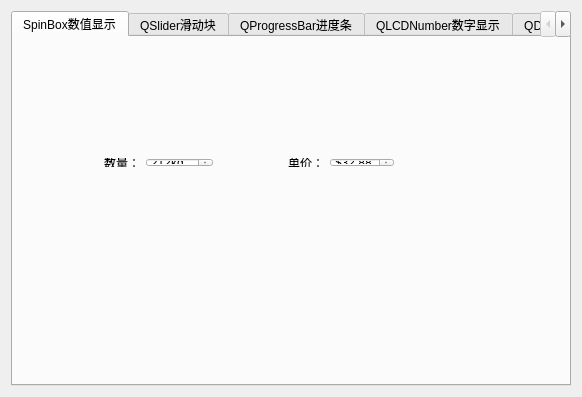
<?xml version="1.0" encoding="UTF-8"?>
<ui version="4.0">
 <class>CommonComponentClass</class>
 <widget class="QDialog" name="CommonComponentClass">
  <property name="geometry">
   <rect>
    <x>0</x>
    <y>0</y>
    <width>582</width>
    <height>397</height>
   </rect>
  </property>
  <property name="windowTitle">
   <string>CommonComponent</string>
  </property>
  <layout class="QHBoxLayout" name="horizontalLayout_2">
   <item>
    <widget class="QTabWidget" name="tabWidget">
     <property name="tabPosition">
      <enum>QTabWidget::North</enum>
     </property>
     <property name="tabShape">
      <enum>QTabWidget::Rounded</enum>
     </property>
     <property name="currentIndex">
      <number>0</number>
     </property>
     <property name="documentMode">
      <bool>false</bool>
     </property>
     <property name="tabsClosable">
      <bool>false</bool>
     </property>
     <property name="movable">
      <bool>false</bool>
     </property>
     <property name="tabBarAutoHide">
      <bool>false</bool>
     </property>
     <widget class="QWidget" name="tab">
      <attribute name="title">
       <string>SpinBox数值显示</string>
      </attribute>
      <widget class="QWidget" name="horizontalLayoutWidget">
       <property name="geometry">
        <rect>
         <x>80</x>
         <y>110</y>
         <width>381</width>
         <height>31</height>
        </rect>
       </property>
       <layout class="QHBoxLayout" name="horizontalLayout">
        <item>
         <widget class="QLabel" name="label">
          <property name="text">
           <string>数量：</string>
          </property>
         </widget>
        </item>
        <item>
         <widget class="QSpinBox" name="spinBox">
          <property name="suffix">
           <string>kg</string>
          </property>
          <property name="prefix">
           <string/>
          </property>
          <property name="maximum">
           <number>1000</number>
          </property>
          <property name="singleStep">
           <number>5</number>
          </property>
          <property name="value">
           <number>212</number>
          </property>
         </widget>
        </item>
        <item>
         <spacer name="horizontalSpacer">
          <property name="orientation">
           <enum>Qt::Horizontal</enum>
          </property>
          <property name="sizeHint" stdset="0">
           <size>
            <width>40</width>
            <height>20</height>
           </size>
          </property>
         </spacer>
        </item>
        <item>
         <widget class="QLabel" name="label_2">
          <property name="text">
           <string>单价：</string>
          </property>
         </widget>
        </item>
        <item>
         <widget class="QDoubleSpinBox" name="doubleSpinBox">
          <property name="prefix">
           <string>$</string>
          </property>
          <property name="singleStep">
           <double>2.000000000000000</double>
          </property>
          <property name="value">
           <double>32.880000000000003</double>
          </property>
         </widget>
        </item>
        <item>
         <spacer name="horizontalSpacer_2">
          <property name="orientation">
           <enum>Qt::Horizontal</enum>
          </property>
          <property name="sizeHint" stdset="0">
           <size>
            <width>40</width>
            <height>20</height>
           </size>
          </property>
         </spacer>
        </item>
       </layout>
      </widget>
     </widget>
     <widget class="QWidget" name="tab_4">
      <attribute name="title">
       <string>QSlider滑动块</string>
      </attribute>
      <widget class="QDial" name="dial">
       <property name="geometry">
        <rect>
         <x>110</x>
         <y>200</y>
         <width>101</width>
         <height>101</height>
        </rect>
       </property>
       <property name="maximum">
        <number>100</number>
       </property>
       <property name="value">
        <number>34</number>
       </property>
       <property name="notchesVisible">
        <bool>true</bool>
       </property>
      </widget>
      <widget class="QSlider" name="horizontalSlider">
       <property name="geometry">
        <rect>
         <x>90</x>
         <y>40</y>
         <width>160</width>
         <height>19</height>
        </rect>
       </property>
       <property name="maximum">
        <number>255</number>
       </property>
       <property name="value">
        <number>34</number>
       </property>
       <property name="orientation">
        <enum>Qt::Horizontal</enum>
       </property>
       <property name="tickPosition">
        <enum>QSlider::NoTicks</enum>
       </property>
      </widget>
      <widget class="QSlider" name="horizontalSlider_2">
       <property name="geometry">
        <rect>
         <x>90</x>
         <y>70</y>
         <width>160</width>
         <height>19</height>
        </rect>
       </property>
       <property name="maximum">
        <number>255</number>
       </property>
       <property name="value">
        <number>162</number>
       </property>
       <property name="orientation">
        <enum>Qt::Horizontal</enum>
       </property>
      </widget>
      <widget class="QSlider" name="horizontalSlider_3">
       <property name="geometry">
        <rect>
         <x>90</x>
         <y>110</y>
         <width>160</width>
         <height>19</height>
        </rect>
       </property>
       <property name="maximum">
        <number>255</number>
       </property>
       <property name="value">
        <number>49</number>
       </property>
       <property name="orientation">
        <enum>Qt::Horizontal</enum>
       </property>
      </widget>
      <widget class="QSlider" name="verticalSlider">
       <property name="geometry">
        <rect>
         <x>410</x>
         <y>40</y>
         <width>19</width>
         <height>160</height>
        </rect>
       </property>
       <property name="maximum">
        <number>255</number>
       </property>
       <property name="value">
        <number>167</number>
       </property>
       <property name="orientation">
        <enum>Qt::Vertical</enum>
       </property>
       <property name="invertedAppearance">
        <bool>false</bool>
       </property>
       <property name="invertedControls">
        <bool>false</bool>
       </property>
       <property name="tickPosition">
        <enum>QSlider::TicksBothSides</enum>
       </property>
      </widget>
      <widget class="QScrollBar" name="horizontalScrollBar">
       <property name="geometry">
        <rect>
         <x>60</x>
         <y>320</y>
         <width>401</width>
         <height>16</height>
        </rect>
       </property>
       <property name="orientation">
        <enum>Qt::Horizontal</enum>
       </property>
      </widget>
      <widget class="QScrollBar" name="verticalScrollBar">
       <property name="geometry">
        <rect>
         <x>530</x>
         <y>20</y>
         <width>16</width>
         <height>261</height>
        </rect>
       </property>
       <property name="orientation">
        <enum>Qt::Vertical</enum>
       </property>
      </widget>
      <widget class="QSlider" name="horizontalSlider_4">
       <property name="geometry">
        <rect>
         <x>90</x>
         <y>150</y>
         <width>160</width>
         <height>19</height>
        </rect>
       </property>
       <property name="maximum">
        <number>255</number>
       </property>
       <property name="value">
        <number>176</number>
       </property>
       <property name="orientation">
        <enum>Qt::Horizontal</enum>
       </property>
      </widget>
     </widget>
     <widget class="QWidget" name="tab_5">
      <attribute name="title">
       <string>QProgressBar进度条</string>
      </attribute>
      <widget class="QProgressBar" name="progressBar">
       <property name="geometry">
        <rect>
         <x>100</x>
         <y>50</y>
         <width>341</width>
         <height>23</height>
        </rect>
       </property>
       <property name="value">
        <number>24</number>
       </property>
      </widget>
      <widget class="QProgressBar" name="progressBar_2">
       <property name="geometry">
        <rect>
         <x>100</x>
         <y>90</y>
         <width>341</width>
         <height>23</height>
        </rect>
       </property>
       <property name="value">
        <number>67</number>
       </property>
       <property name="textDirection">
        <enum>QProgressBar::TopToBottom</enum>
       </property>
       <property name="format">
        <string>%v</string>
       </property>
      </widget>
      <widget class="QProgressBar" name="progressBar_3">
       <property name="geometry">
        <rect>
         <x>100</x>
         <y>140</y>
         <width>341</width>
         <height>23</height>
        </rect>
       </property>
       <property name="value">
        <number>32</number>
       </property>
       <property name="format">
        <string>%m</string>
       </property>
      </widget>
      <widget class="QProgressBar" name="progressBar_4">
       <property name="geometry">
        <rect>
         <x>100</x>
         <y>190</y>
         <width>311</width>
         <height>23</height>
        </rect>
       </property>
       <property name="value">
        <number>87</number>
       </property>
       <property name="textVisible">
        <bool>false</bool>
       </property>
       <property name="format">
        <string>%m</string>
       </property>
      </widget>
     </widget>
     <widget class="QWidget" name="tab_3">
      <attribute name="title">
       <string>QLCDNumber数字显示</string>
      </attribute>
      <widget class="QLCDNumber" name="lcdNumber">
       <property name="geometry">
        <rect>
         <x>120</x>
         <y>60</y>
         <width>311</width>
         <height>111</height>
        </rect>
       </property>
       <property name="font">
        <font>
         <family>Aharoni</family>
         <pointsize>9</pointsize>
         <weight>75</weight>
         <bold>true</bold>
        </font>
       </property>
       <property name="frameShape">
        <enum>QFrame::Box</enum>
       </property>
       <property name="frameShadow">
        <enum>QFrame::Raised</enum>
       </property>
       <property name="lineWidth">
        <number>2</number>
       </property>
       <property name="midLineWidth">
        <number>1</number>
       </property>
       <property name="smallDecimalPoint">
        <bool>true</bool>
       </property>
       <property name="mode">
        <enum>QLCDNumber::Dec</enum>
       </property>
       <property name="segmentStyle">
        <enum>QLCDNumber::Filled</enum>
       </property>
       <property name="value" stdset="0">
        <double>3539.590239999999994</double>
       </property>
      </widget>
     </widget>
     <widget class="QWidget" name="tab_2">
      <attribute name="title">
       <string>QDateTimeEdit日期时间</string>
      </attribute>
      <widget class="QCalendarWidget" name="calendarWidget">
       <property name="geometry">
        <rect>
         <x>150</x>
         <y>140</y>
         <width>251</width>
         <height>201</height>
        </rect>
       </property>
       <property name="firstDayOfWeek">
        <enum>Qt::Monday</enum>
       </property>
       <property name="gridVisible">
        <bool>true</bool>
       </property>
       <property name="selectionMode">
        <enum>QCalendarWidget::SingleSelection</enum>
       </property>
       <property name="horizontalHeaderFormat">
        <enum>QCalendarWidget::ShortDayNames</enum>
       </property>
       <property name="verticalHeaderFormat">
        <enum>QCalendarWidget::ISOWeekNumbers</enum>
       </property>
       <property name="navigationBarVisible">
        <bool>true</bool>
       </property>
       <property name="dateEditEnabled">
        <bool>true</bool>
       </property>
      </widget>
      <widget class="QDateEdit" name="dateEdit">
       <property name="geometry">
        <rect>
         <x>210</x>
         <y>60</y>
         <width>110</width>
         <height>22</height>
        </rect>
       </property>
       <property name="calendarPopup">
        <bool>false</bool>
       </property>
      </widget>
      <widget class="QDateTimeEdit" name="dateTimeEdit">
       <property name="geometry">
        <rect>
         <x>170</x>
         <y>20</y>
         <width>194</width>
         <height>22</height>
        </rect>
       </property>
       <property name="calendarPopup">
        <bool>true</bool>
       </property>
      </widget>
      <widget class="QTimeEdit" name="timeEdit">
       <property name="geometry">
        <rect>
         <x>210</x>
         <y>100</y>
         <width>111</width>
         <height>22</height>
        </rect>
       </property>
      </widget>
     </widget>
     <widget class="QWidget" name="tab_6">
      <attribute name="title">
       <string>QTimer定时器</string>
      </attribute>
      <widget class="QWidget" name="horizontalLayoutWidget_2">
       <property name="geometry">
        <rect>
         <x>130</x>
         <y>70</y>
         <width>331</width>
         <height>41</height>
        </rect>
       </property>
       <layout class="QHBoxLayout" name="horizontalLayout_3">
        <item>
         <widget class="QLCDNumber" name="lcdHour">
          <property name="font">
           <font>
            <family>Aharoni</family>
            <pointsize>14</pointsize>
            <weight>75</weight>
            <bold>true</bold>
           </font>
          </property>
          <property name="frameShape">
           <enum>QFrame::NoFrame</enum>
          </property>
          <property name="intValue" stdset="0">
           <number>12</number>
          </property>
         </widget>
        </item>
        <item>
         <widget class="QLabel" name="label_3">
          <property name="font">
           <font>
            <family>Aharoni</family>
            <pointsize>20</pointsize>
            <weight>75</weight>
            <bold>true</bold>
           </font>
          </property>
          <property name="text">
           <string>:</string>
          </property>
         </widget>
        </item>
        <item>
         <widget class="QLCDNumber" name="lcdMin">
          <property name="frameShape">
           <enum>QFrame::NoFrame</enum>
          </property>
          <property name="intValue" stdset="0">
           <number>43</number>
          </property>
         </widget>
        </item>
        <item>
         <widget class="QLabel" name="label_4">
          <property name="font">
           <font>
            <family>Aharoni</family>
            <pointsize>20</pointsize>
            <weight>75</weight>
            <bold>true</bold>
           </font>
          </property>
          <property name="text">
           <string>:</string>
          </property>
         </widget>
        </item>
        <item>
         <widget class="QLCDNumber" name="lcdSec">
          <property name="frameShape">
           <enum>QFrame::NoFrame</enum>
          </property>
          <property name="segmentStyle">
           <enum>QLCDNumber::Filled</enum>
          </property>
          <property name="intValue" stdset="0">
           <number>28</number>
          </property>
         </widget>
        </item>
        <item>
         <spacer name="horizontalSpacer_3">
          <property name="orientation">
           <enum>Qt::Horizontal</enum>
          </property>
          <property name="sizeHint" stdset="0">
           <size>
            <width>40</width>
            <height>20</height>
           </size>
          </property>
         </spacer>
        </item>
       </layout>
      </widget>
      <widget class="QProgressBar" name="pbTimer">
       <property name="geometry">
        <rect>
         <x>130</x>
         <y>140</y>
         <width>331</width>
         <height>23</height>
        </rect>
       </property>
       <property name="value">
        <number>24</number>
       </property>
      </widget>
      <widget class="QPushButton" name="btnStart">
       <property name="geometry">
        <rect>
         <x>190</x>
         <y>200</y>
         <width>81</width>
         <height>31</height>
        </rect>
       </property>
       <property name="text">
        <string>Start</string>
       </property>
      </widget>
      <widget class="QPushButton" name="btnStop">
       <property name="geometry">
        <rect>
         <x>320</x>
         <y>200</y>
         <width>81</width>
         <height>31</height>
        </rect>
       </property>
       <property name="text">
        <string>Stop</string>
       </property>
      </widget>
     </widget>
     <widget class="QWidget" name="tab_7">
      <attribute name="title">
       <string>QComboBox下拉框</string>
      </attribute>
      <widget class="QComboBox" name="cbClass">
       <property name="geometry">
        <rect>
         <x>160</x>
         <y>190</y>
         <width>231</width>
         <height>22</height>
        </rect>
       </property>
       <property name="editable">
        <bool>true</bool>
       </property>
       <item>
        <property name="text">
         <string>语文</string>
        </property>
       </item>
       <item>
        <property name="text">
         <string>数学</string>
        </property>
       </item>
       <item>
        <property name="text">
         <string>英语</string>
        </property>
       </item>
       <item>
        <property name="text">
         <string>物理</string>
        </property>
       </item>
       <item>
        <property name="text">
         <string>化学</string>
        </property>
       </item>
       <item>
        <property name="text">
         <string>地理</string>
        </property>
       </item>
      </widget>
      <widget class="QComboBox" name="cbCity">
       <property name="geometry">
        <rect>
         <x>160</x>
         <y>100</y>
         <width>231</width>
         <height>22</height>
        </rect>
       </property>
       <property name="editable">
        <bool>false</bool>
       </property>
       <item>
        <property name="text">
         <string>北京</string>
        </property>
       </item>
       <item>
        <property name="text">
         <string>上海</string>
        </property>
       </item>
       <item>
        <property name="text">
         <string>新建项目</string>
        </property>
       </item>
       <item>
        <property name="text">
         <string>广州</string>
        </property>
       </item>
       <item>
        <property name="text">
         <string>深圳</string>
        </property>
       </item>
      </widget>
     </widget>
     <widget class="QWidget" name="tab_9">
      <attribute name="title">
       <string>QPlainTextEdit多行文本</string>
      </attribute>
      <widget class="QPlainTextEdit" name="plainTextEdit">
       <property name="geometry">
        <rect>
         <x>110</x>
         <y>60</y>
         <width>321</width>
         <height>221</height>
        </rect>
       </property>
       <property name="plainText">
        <string>12132343
2342356575
2453645646457675
节地埒肝一 五
</string>
       </property>
      </widget>
     </widget>
    </widget>
   </item>
  </layout>
 </widget>
 <layoutdefault spacing="6" margin="11"/>
 <resources>
  <include location="CommonComponent.qrc"/>
 </resources>
 <connections/>
</ui>
